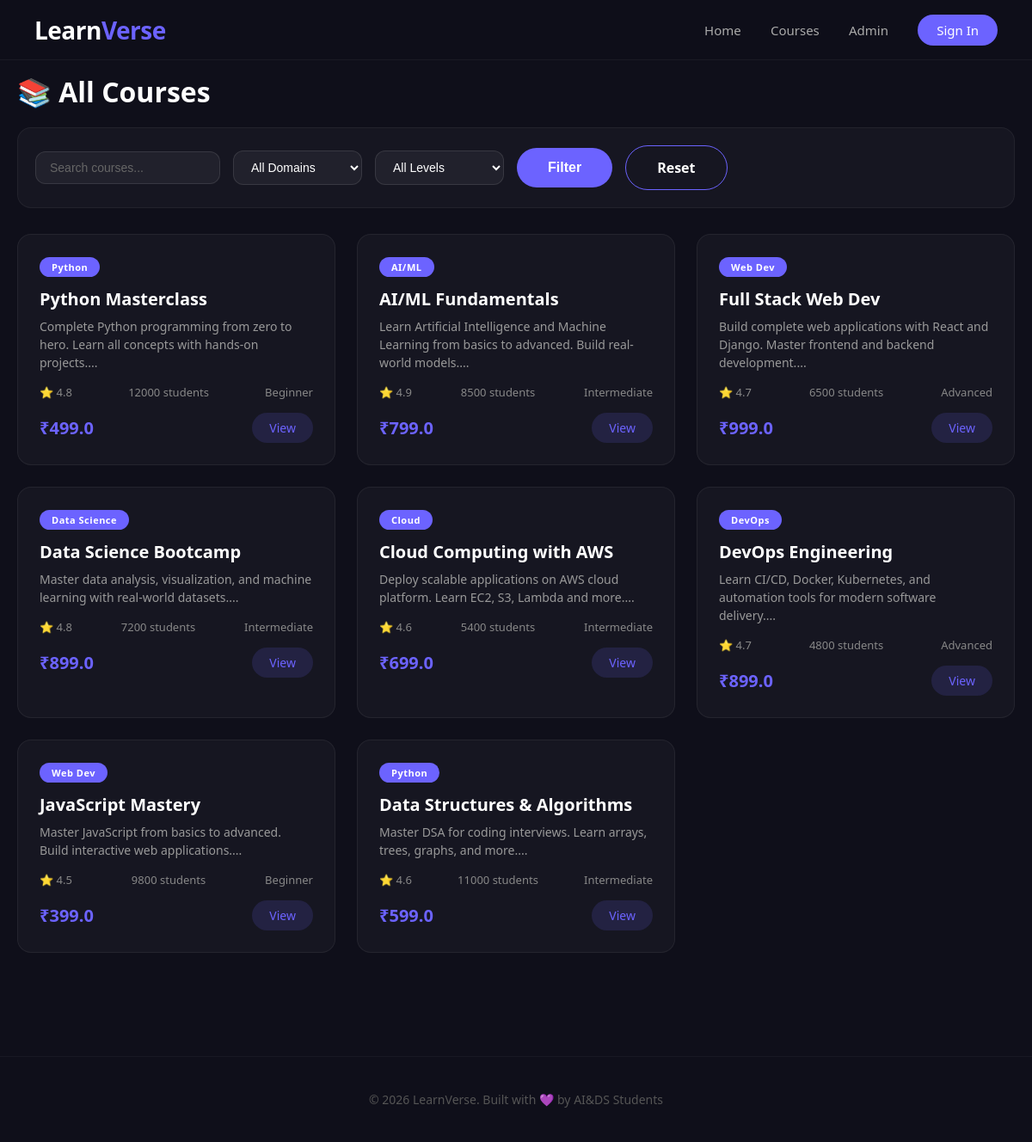
The app's page /courses, older data.
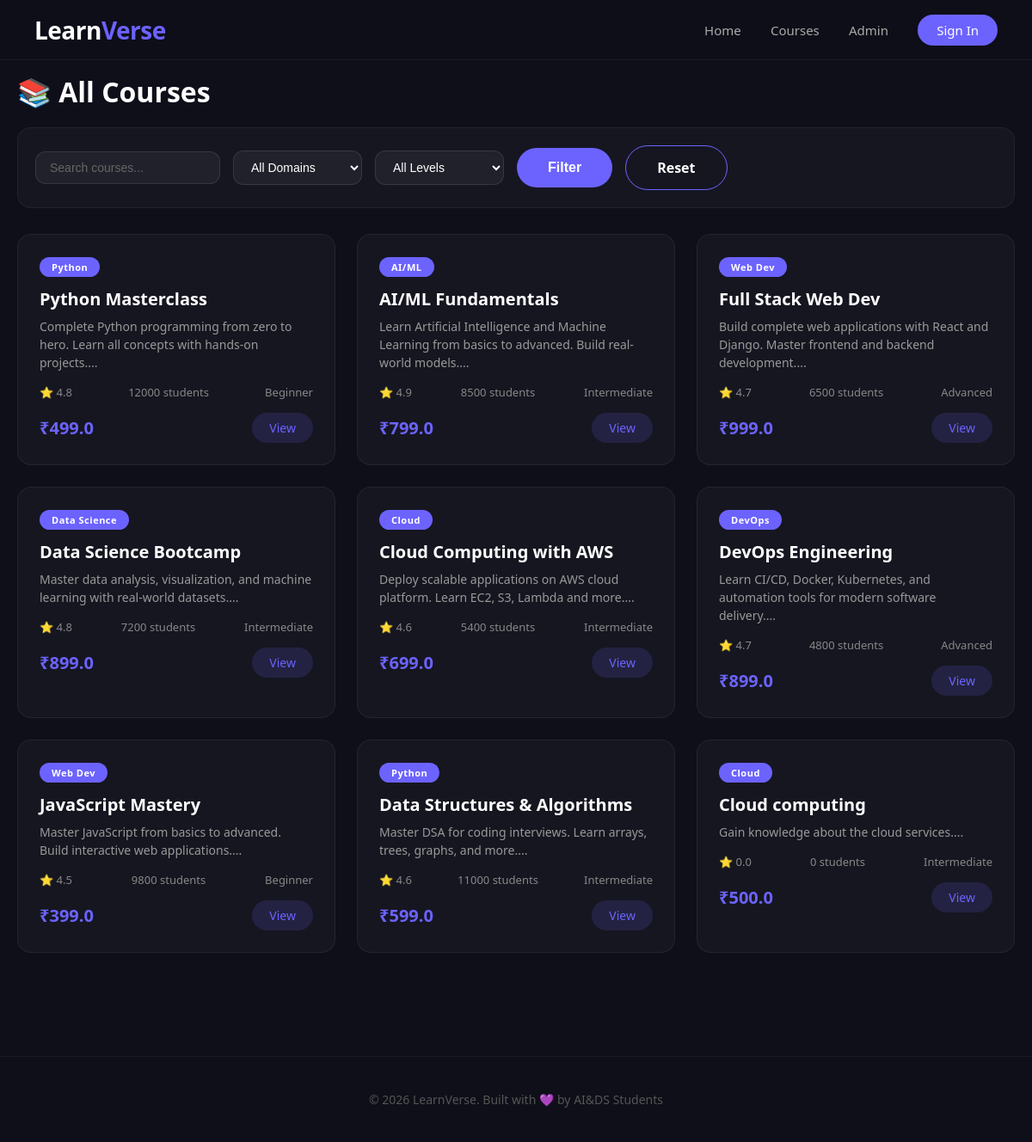
The same page, newer data.
### models.py (models this page shows)
class Course(db.Model):
    id = db.Column(db.Integer, primary_key=True)
    title = db.Column(db.String(200), nullable=False)
    description = db.Column(db.Text, nullable=False)
    domain = db.Column(db.String(50), nullable=False)
    level = db.Column(db.String(20), nullable=False)
    price = db.Column(db.Float, default=0)
    instructor = db.Column(db.String(100), nullable=False)
    rating = db.Column(db.Float, default=0)
    students = db.Column(db.Integer, default=0)
    image = db.Column(db.String(200), default='default.jpg')
    created_at = db.Column(db.DateTime, default=datetime.utcnow)

### app.py (the view)
@app.route('/courses')
def courses():
    domain = request.args.get('domain', '')
    level = request.args.get('level', '')
    search = request.args.get('search', '')
    query = Course.query
    if domain:
        query = query.filter_by(domain=domain)
    if level:
        query = query.filter_by(level=level)
    if search:
        query = query.filter(Course.title.contains(search) | Course.description.contains(search))
    all_courses = query.all()
    domains = db.session.query(Course.domain).distinct().all()
    domains = [d[0] for d in domains]
    levels = ['Beginner', 'Intermediate', 'Advanced']
    return render_template('courses.html', courses=all_courses, domains=domains, levels=levels)

### templates/courses.html (shortened to what this page needs)
<!DOCTYPE html>
<html lang="en">
<head>
    <link rel="stylesheet" href="{{ url_for('static', filename='style.css') }}">
</head>
<body>
    <header>
        <div class="logo">Learn<span>Verse</span></div>
        <nav>
            <a href="/">Home</a>
            <a href="/courses">Courses</a>
            <a href="/admin/courses">Admin</a>
            <a href="#" class="btn-signin">Sign In</a>
        </nav>
    </header>
    <div class="container">
        <h1>📚 All Courses</h1>
        <form method="GET" class="filters">
            <input type="text" name="search" placeholder="Search courses..." value="{{ request.args.get('search', '') }}">
            <select name="domain">
                <option value="">All Domains</option>
            </select>
            <select name="level">
                <option value="">All Levels</option>
            </select>
            <button type="submit" class="btn-primary">Filter</button>
            <a href="/courses" class="btn-secondary">Reset</a>
        </form>
        <div class="courses-grid">
            {% for course in courses %}
            <div class="course-card">
                <span class="badge">{{ course.domain }}</span>
                <h3>{{ course.title }}</h3>
                <p>{{ course.description[:120] }}...</p>
                <div class="meta">
                    <span>⭐ {{ course.rating }}</span>
                    <span>{{ course.students }} students</span>
                    <span>{{ course.level }}</span>
                </div>
                <div class="course-footer">
                    <span class="price">₹{{ course.price }}</span>
                    <a href="/course/{{ course.id }}" class="btn-view">View</a>
                </div>
            </div>
            {% else %}
            <p style="grid-column: 1/-1; text-align:center; color:#888; padding:40px;">
                No courses found. <a href="/admin/course/add" style="color:#6C63FF;">Add one here</a>
            </p>
            {% endfor %}
        </div>
    </div>
    <footer>
        <p>© 2026 LearnVerse. Built with 💜 by AI&DS Students</p>
    </footer>
</body>
</html>

### static/style.css (style rules this page uses)
* { margin: 0; padding: 0; box-sizing: border-box; }
body { font-family: 'Segoe UI', Tahoma, Geneva, Verdana, sans-serif; background: #0f0f1a; color: #ffffff; overflow-x: hidden; min-height: 100vh; }
a { text-decoration: none; color: inherit; }
header { padding: 15px 40px; display: flex; justify-content: space-between; align-items: center; position: fixed; top: 0; left: 0; right: 0; z-index: 100; background: rgba(15, 15, 26, 0.92); backdrop-filter: blur(20px); -webkit-backdrop-filter: blur(20px); border-bottom: 1px solid rgba(255, 255, 255, 0.05); height: 70px; }
.logo { font-size: 28px; font-weight: 800; letter-spacing: -0.5px; }
.logo span { color: #6C63FF; }
nav a { color: #aaa; margin-left: 30px; font-size: 15px; transition: 0.3s; position: relative; }
nav a::after { content: ''; position: absolute; bottom: -4px; left: 0; width: 0; height: 2px; background: #6C63FF; transition: 0.3s; }
.btn-signin { background: #6C63FF; padding: 8px 22px; border-radius: 30px; color: #fff !important; transition: 0.3s; }
.btn-signin::after { display: none !important; }
.btn-primary { display: inline-block; padding: 14px 36px; background: #6C63FF; color: #fff; border-radius: 30px; font-weight: 600; transition: 0.3s; border: none; cursor: pointer; font-size: 16px; }
.btn-secondary { display: inline-block; padding: 14px 36px; background: transparent; color: #fff; border-radius: 30px; font-weight: 600; transition: 0.3s; border: 1px solid #6C63FF; cursor: pointer; font-size: 16px; }
.btn-view { padding: 8px 20px; background: rgba(108, 99, 255, 0.15); color: #6C63FF; border-radius: 20px; font-size: 14px; transition: 0.3s; }
.container { max-width: 1200px; margin: 0 auto; padding: 85px 20px 20px; }
.courses-grid { display: grid; grid-template-columns: repeat(3, 1fr); gap: 25px; margin-bottom: 60px; }
.course-card { padding: 25px; border-radius: 16px; background: rgba(255, 255, 255, 0.03); border: 1px solid rgba(255, 255, 255, 0.06); transition: 0.4s; }
.course-card .badge { display: inline-block; padding: 4px 14px; border-radius: 20px; font-size: 11px; background: #6C63FF; color: #fff; font-weight: 600; letter-spacing: 0.5px; }
.course-card h3 { margin: 12px 0 8px; font-size: 20px; }
.course-card p { color: #999; font-size: 14px; line-height: 1.5; }
.course-card .meta { display: flex; justify-content: space-between; margin: 15px 0; color: #888; font-size: 13px; }
.course-card .course-footer { display: flex; justify-content: space-between; align-items: center; margin-top: 10px; }
.course-card .price { color: #6C63FF; font-weight: 700; font-size: 20px; }
.filters { display: flex; gap: 15px; flex-wrap: wrap; margin: 20px 0 30px; padding: 20px; background: rgba(255, 255, 255, 0.03); border-radius: 16px; border: 1px solid rgba(255, 255, 255, 0.05); align-items: center; }
.filters input, .filters select { padding: 10px 16px; border-radius: 12px; border: 1px solid rgba(255, 255, 255, 0.1); background: rgba(255, 255, 255, 0.05); color: #fff; font-size: 14px; min-width: 150px; }
.filters input::placeholder { color: #666; }
.filters select option { background: #1a1a2e; color: #fff; }
footer { text-align: center; padding: 40px; color: #555; border-top: 1px solid rgba(255, 255, 255, 0.04); margin-top: 40px; font-size: 14px; }

Row changes from the older to the newer data that the page shows:
added Course: domain "Cloud", title "Cloud computing", description "Gain knowledge about the cloud services.", rating "0.0", students "0", level "Intermediate", price "500.0"
